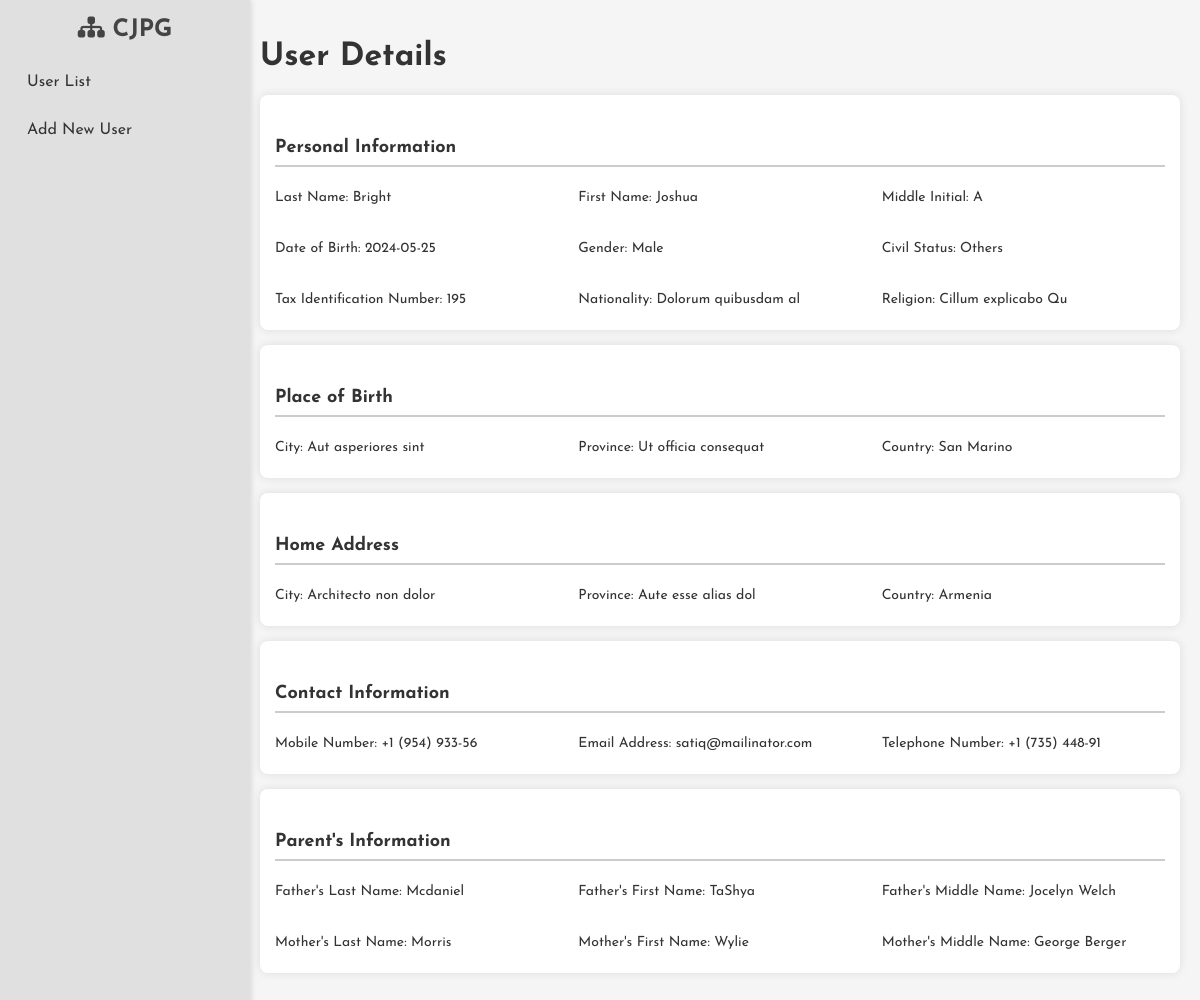
The page /view.php?id=5 on the database its author committed.
### tables this page shows
CREATE TABLE `personal_data` (
  `id` int(11) NOT NULL,
  `last_name` varchar(50) DEFAULT NULL,
  `first_name` varchar(50) DEFAULT NULL,
  `middle_initial` char(1) DEFAULT NULL,
  `date_of_birth` date DEFAULT NULL,
  `gender` enum('Male','Female') DEFAULT NULL,
  `civil_status` enum('Single','Married','Widowed','Legally Separated','Others') DEFAULT NULL,
  `other_civil_status` varchar(50) DEFAULT NULL,
  `tax_identification_number` varchar(15) DEFAULT NULL,
  `nationality` varchar(50) DEFAULT NULL,
  `religion` varchar(50) DEFAULT NULL,
  `place_of_birth_rm_flr_unit` varchar(50) DEFAULT NULL,
  `place_of_birth_house_lot_blk` varchar(50) DEFAULT NULL,
  `place_of_birth_street_name` varchar(100) DEFAULT NULL,
  `place_of_birth_subdivision` varchar(100) DEFAULT NULL,
  `place_of_birth_barangay` varchar(100) DEFAULT NULL,
  `place_of_birth_city` varchar(100) DEFAULT NULL,
  `place_of_birth_province` varchar(100) DEFAULT NULL,
  `place_of_birth_country` enum('Afghanistan','Albania','Algeria','Andorra','Angola','Antigua and Barbuda','Argentina','Armenia','Australia','Austria','Azerbaijan','Bahamas','Bahrain','Bangladesh','Barbados','Belarus','Belgium','Belize','Benin','Bhutan','Bolivia','Bosnia and Herzegovina','Botswana','Brazil','Brunei','Bulgaria','Burkina Faso','Burundi','Cambodia','Cameroon','Canada','Central African Republic','Chad','Chile','China','Colombia','Comoros','Congo','Costa Rica','Côte d''Ivoire','Croatia','Cuba','Cyprus','Czech Republic','Denmark','Djibouti','Dominica','Dominican Republic','Ecuador','Egypt','El Salvador','Equatorial Guinea','Eritrea','Estonia','Ethiopia','Fiji','Finland','France','Gabon','Gambia','Georgia','Germany','Ghana','Greece','Grenada','Guatemala','Guinea','Guinea-Bissau','Guyana','Haiti','Honduras','Hungary','Iceland','India','Indonesia','Iran','Iraq','Ireland','Israel','Italy','Jamaica','Japan','Jordan','Kazakhstan','Kenya','Kiribati','North Korea','South Korea','Kosovo','Kuwait','Kyrgyzstan','Laos','Latvia','Lebanon','Lesotho','Liberia','Libya','Lithuania','Luxembourg','Macedonia','Madagascar','Malawi','Malaysia','Maldives','Mali','Malta','Marshall Islands','Mauritania','Mauritius','Mexico','Micronesia','Moldova','Monaco','Mongolia','Montenegro','Morocco','Mozambique','Myanmar','Namibia','Nauru','Nepal','Netherlands','New Zealand','Nicaragua','Niger','Nigeria','Norway','Oman','Pakistan','Palau','Panama','Papua New Guinea','Paraguay','Peru','Philippines','Poland','Portugal','Qatar','Romania','Russia','Rwanda','Saint Kitts and Nevis','Saint Lucia','Saint Vincent and the Grenadines','Samoa','San Marino','Sao Tome and Principe','Saudi Arabia','Senegal','Serbia','Seychelles','Sierra Leone','Singapore','Sint Maarten','Slovakia','Slovenia','Solomon Islands','Somalia','South Africa','South Sudan','Spain','Sri Lanka','Sudan','Suriname','Swaziland','Sweden','Switzerland','Syria','Tajikistan','Tanzania','Thailand','Timor-Leste','Togo','Tonga','Trinidad and Tobago','Tunisia','Turkey','Turkmenistan','Tuvalu','Uganda','Ukraine','United Arab Emirates','United Kingdom','United States','Uruguay','Uzbekistan','Vanuatu','Vatican City','Venezuela','Vietnam','Yemen','Zambia','Zimbabwe') DEFAULT NULL,
  `place_of_birth_zip_code` varchar(10) DEFAULT NULL,
  `home_address_rm_flr_unit` varchar(50) DEFAULT NULL,
  `home_address_house_lot_blk` varchar(50) DEFAULT NULL,
  `home_address_street_name` varchar(100) DEFAULT NULL,
  `home_address_subdivision` varchar(100) DEFAULT NULL,
  `home_address_barangay` varchar(100) DEFAULT NULL,
  `home_address_city` varchar(100) DEFAULT NULL,
  `home_address_province` varchar(100) DEFAULT NULL,
  `home_address_country` enum('Afghanistan','Albania','Algeria','Andorra','Angola','Antigua and Barbuda','Argentina','Armenia','Australia','Austria','Azerbaijan','Bahamas','Bahrain','Bangladesh','Barbados','Belarus','Belgium','Belize','Benin','Bhutan','Bolivia','Bosnia and Herzegovina','Botswana','Brazil','Brunei','Bulgaria','Burkina Faso','Burundi','Cambodia','Cameroon','Canada','Central African Republic','Chad','Chile','China','Colombia','Comoros','Congo','Costa Rica','Côte d''Ivoire','Croatia','Cuba','Cyprus','Czech Republic','Denmark','Djibouti','Dominica','Dominican Republic','Ecuador','Egypt','El Salvador','Equatorial Guinea','Eritrea','Estonia','Ethiopia','Fiji','Finland','France','Gabon','Gambia','Georgia','Germany','Ghana','Greece','Grenada','Guatemala','Guinea','Guinea-Bissau','Guyana','Haiti','Honduras','Hungary','Iceland','India','Indonesia','Iran','Iraq','Ireland','Israel','Italy','Jamaica','Japan','Jordan','Kazakhstan','Kenya','Kiribati','North Korea','South Korea','Kosovo','Kuwait','Kyrgyzstan','Laos','Latvia','Lebanon','Lesotho','Liberia','Libya','Lithuania','Luxembourg','Macedonia','Madagascar','Malawi','Malaysia','Maldives','Mali','Malta','Marshall Islands','Mauritania','Mauritius','Mexico','Micronesia','Moldova','Monaco','Mongolia','Montenegro','Morocco','Mozambique','Myanmar','Namibia','Nauru','Nepal','Netherlands','New Zealand','Nicaragua','Niger','Nigeria','Norway','Oman','Pakistan','Palau','Panama','Papua New Guinea','Paraguay','Peru','Philippines','Poland','Portugal','Qatar','Romania','Russia','Rwanda','Saint Kitts and Nevis','Saint Lucia','Saint Vincent and the Grenadines','Samoa','San Marino','Sao Tome and Principe','Saudi Arabia','Senegal','Serbia','Seychelles','Sierra Leone','Singapore','Sint Maarten','Slovakia','Slovenia','Solomon Islands','Somalia','South Africa','South Sudan','Spain','Sri Lanka','Sudan','Suriname','Swaziland','Sweden','Switzerland','Syria','Tajikistan','Tanzania','Thailand','Timor-Leste','Togo','Tonga','Trinidad and Tobago','Tunisia','Turkey','Turkmenistan','Tuvalu','Uganda','Ukraine','United Arab Emirates','United Kingdom','United States','Uruguay','Uzbekistan','Vanuatu','Vatican City','Venezuela','Vietnam','Yemen','Zambia','Zimbabwe') DEFAULT NULL,
  `home_address_zip_code` varchar(10) DEFAULT NULL,
  `mobile_number` varchar(15) DEFAULT NULL,
  `email_address` varchar(100) DEFAULT NULL,
  `telephone_number` varchar(15) DEFAULT NULL,
  `father_last_name` varchar(50) DEFAULT NULL,
  `father_first_name` varchar(50) DEFAULT NULL,
  `father_middle_name` varchar(50) DEFAULT NULL,
  `mother_last_name` varchar(50) DEFAULT NULL,
  `mother_first_name` varchar(50) DEFAULT NULL,
  `mother_middle_name` varchar(50) DEFAULT NULL
);

### controllers/UserController.php (called while the page is built, shortened)
<?php
require_once '../models/User.php';
class UserController {
    private $userModel;
    public function __construct($db) {
        $this->userModel = new User($db);
    }
    public function viewUser ($id) {
        return $this->userModel->getById($id);
    }
}
?>

### models/User.php (called while the page is built, shortened)
<?php
class User {
    private $conn;
    public function __construct($db) {
        $this->conn = $db;
    }
    public function getById($id) {
        $sql = "SELECT * FROM personal_data WHERE id=?";
        $stmt = $this->conn->prepare($sql);
        $stmt->bind_param("i", $id);
        $stmt->execute();
        return $stmt->get_result()->fetch_assoc();
    }
}
?>

### public/view.php (the view, shortened to what this page needs)
<?php
require '../config/conf.php';
require '../controllers/UserController.php';
$userController = new UserController($conn);
if (isset($_GET['id'])) {
    $userId = $_GET['id'];
    $user = $userController->viewUser ($userId);
} else {
    echo "No user ID specified.";
    exit;
}
?>
<!DOCTYPE html>
<html lang="en">
<head>
    <link rel="stylesheet" href="styles.css">
    <link rel="stylesheet" href="https://cdnjs.cloudflare.com/ajax/libs/font-awesome/6.7.2/css/all.min.css" />
</head>
<body>
    <div class="sidebar">
        <h2><i class="fa-solid fa-sitemap"></i>  CJPG</h2>
        <a href="index.php">User  List</a>
        <a href="form.php">Add New User</a>
    </div>
    <div class="content">
        <h1>User Details</h1>
        <div class="info-container">
            <h2 class="section-title">Personal Information</h2>
            <div class="info-grid">
                <p>Last Name: <?php echo htmlspecialchars($user['last_name']); ?></p>
                <p>First Name: <?php echo htmlspecialchars($user['first_name']); ?></p>
                <p>Middle Initial: <?php echo htmlspecialchars($user['middle_initial']); ?></p>
                <p>Date of Birth: <?php echo htmlspecialchars($user['date_of_birth']); ?></p>
                <p>Gender: <?php echo htmlspecialchars($user['gender']); ?></p>
                <p>Civil Status: <?php echo htmlspecialchars($user['civil_status'] === 'Other' ? $user['other_civil_status'] : $user['civil_status']); ?></p>
                <p>Tax Identification Number: <?php echo htmlspecialchars($user['tax_identification_number']); ?></p>
                <p>Nationality: <?php echo htmlspecialchars($user['nationality']); ?></p>
                <p>Religion: <?php echo htmlspecialchars($user['religion']); ?></p>
            </div>
        </div>
        <div class="info-container">
            <h2 class="section-title">Place of Birth</h2>
            <div class="info-grid">
                <p>City: <?php echo htmlspecialchars($user['place_of_birth_city']); ?></p>
                <p>Province: <?php echo htmlspecialchars($user['place_of_birth_province']); ?></p>
                <p>Country: <?php echo htmlspecialchars($user['place_of_birth_country']); ?></p>
            </div>
        </div>
        <div class="info-container">
            <h2 class="section-title">Home Address</h2>
            <div class="info-grid">
                <p>City: <?php echo htmlspecialchars($user['home_address_city']); ?></p>
                <p>Province: <?php echo htmlspecialchars($user['home_address_province']); ?></p>
                <p>Country: <?php echo htmlspecialchars($user['home_address_country']); ?></p>
            </div>
        </div>
        <div class="info-container">
            <h2 class="section-title">Contact Information</h2>
            <div class="info-grid">
                <p>Mobile Number: <?php echo htmlspecialchars($user['mobile_number']); ?></p>
                <p>Email Address: <?php echo htmlspecialchars($user['email_address']); ?></p>
                <p>Telephone Number: <?php echo htmlspecialchars($user['telephone_number']); ?></p>
            </div>
        </div>
        <div class="info-container">
            <h2 class="section-title">Parent's Information</h2>
            <div class="info-grid">
                <p>Father's Last Name: <?php echo htmlspecialchars($user['father_last_name']); ?></p>
                <p>Father's First Name: <?php echo htmlspecialchars($user['father_first_name']); ?></p>
                <p>Father's Middle Name: <?php echo htmlspecialchars($user['father_middle_name']); ?></p>
                <p>Mother's Last Name: <?php echo htmlspecialchars($user['mother_last_name']); ?></p>
                <p>Mother's First Name: <?php echo htmlspecialchars($user['mother_first_name']); ?></p>
                <p>Mother's Middle Name: <?php echo htmlspecialchars($user['mother_middle_name']); ?></p>
            </div>
        </div>
    </div>
</body>
</html>

### public/styles.css (style rules this page uses)
body { display: flex; font-family: 'Poppins', Arial, sans-serif; margin: 0; padding: 0; background-color: #f5f5f5; color: #333; }
.sidebar { position: fixed; width: 220px; height: 100%; background-color: #e0e0e0; padding: 15px; box-shadow: 2px 0 5px rgba(0, 0, 0, 0.1); overflow-y: auto; }
.sidebar h2 { color: #444; margin-top: 0; text-align: center; }
.sidebar a { display: block; padding: 12px; color: #333; text-decoration: none; margin-bottom: 8px; border-radius: 5px; transition: background 0.3s ease-in-out; }
.content { margin-left: 240px; padding: 20px; flex: 1; }

### public/view.php (style rules this page uses)
.section-title { font-size: 18px; font-weight: bold; padding: 8px 0; border-bottom: 2px solid #ccc; margin-top: 20px; }
.info-container { background: white; padding: 15px; border-radius: 8px; box-shadow: 0 0 10px rgba(0, 0, 0, 0.1); margin-bottom: 15px; }
.info-container p { margin: 8px 0; font-size: 14px; }
.sidebar a { font-family: "Josefin Sans", sans-serif; font-optical-sizing: auto; font-weight: weight; font-style: normal; }
.sidebar h2 { font-family: "Josefin Sans", sans-serif; font-optical-sizing: auto; font-weight: weight; font-style: normal; }
.content { font-family: "Josefin Sans", sans-serif; font-optical-sizing: auto; font-weight: weight; font-style: normal; }
.info-grid { display: flex; flex-wrap: wrap; gap: 20px; }
.info-grid p { flex: 1 1 calc(33.333% - 20px); min-width: 250px; }

### rows shown on the page
personal_data: last_name "Bright", first_name "Joshua", middle_initial "A", date_of_birth "2024-05-25", gender "Male", civil_status "Others", tax_identification_number "195", nationality "Dolorum quibusdam al", religion "Cillum explicabo Qu", place_of_birth_city "Aut asperiores sint", place_of_birth_province "Ut officia consequat", place_of_birth_country "San Marino", home_address_city "Architecto non dolor", home_address_province "Aute esse alias dol", home_address_country "Armenia", mobile_number "+1 (954) 933-56", email_address "satiq@mailinator.com", telephone_number "+1 (735) 448-91", father_last_name "Mcdaniel", father_first_name "TaShya", father_middle_name "Jocelyn Welch", mother_last_name "Morris", mother_first_name "Wylie", mother_middle_name "George Berger"
